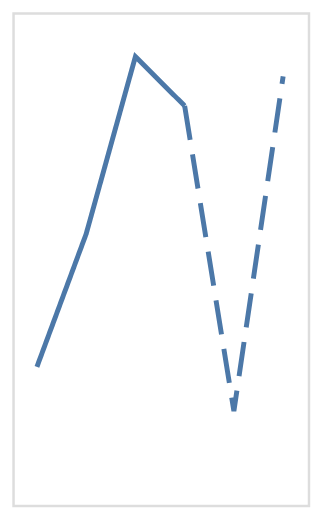

Express this chart as Vega-Lite.
### Vega specification from a JSON file in a GitHub repository (floating-point values rounded to 4 significant figures)
{"$schema": "https://vega.github.io/schema/vega/v5.json", "description": "Line chart with a dashed part created by drawing multiple connecting lines. Note that the data source contains the data point at (E, 81) twice.", "background": "white", "padding": 5, "height": 200, "style": "cell", "data": [{"name": "source_0", "values": [{"a": "A", "b": 28, "predicted": false}, {"a": "B", "b": 55, "predicted": false}, {"a": "D", "b": 91, "predicted": false}, {"a": "E", "b": 81, "predicted": false}, {"a": "E", "b": 81, "predicted": true}, {"a": "G", "b": 19, "predicted": true}, {"a": "H", "b": 87, "predicted": true}]}], "signals": [{"name": "x_step", "value": 20}, {"name": "width", "update": "bandspace(domain('x').length, 1, 0.5) * x_step"}], "marks": [{"name": "pathgroup", "type": "group", "from": {"facet": {"name": "faceted_path_main", "data": "source_0", "groupby": ["predicted"]}}, "encode": {"update": {"width": {"field": {"group": "width"}}, "height": {"field": {"group": "height"}}}}, "marks": [{"name": "marks", "type": "line", "style": ["line"], "sort": {"field": "datum[\"a\"]"}, "from": {"data": "faceted_path_main"}, "encode": {"update": {"stroke": {"value": "#4c78a8"}, "strokeDash": {"scale": "strokeDash", "field": "predicted"}, "description": {"signal": "\"a: \" + (isValid(datum[\"a\"]) ? datum[\"a\"] : \"\"+datum[\"a\"]) + \"; b: \" + (format(datum[\"b\"], \"\")) + \"; predicted: \" + (isValid(datum[\"predicted\"]) ? datum[\"predicted\"] : \"\"+datum[\"predicted\"])"}, "x": {"scale": "x", "field": "a"}, "y": {"scale": "y", "field": "b"}, "defined": {"signal": "isValid(datum[\"b\"]) && isFinite(+datum[\"b\"])"}}}}]}], "scales": [{"name": "x", "type": "point", "domain": {"data": "source_0", "field": "a", "sort": true}, "range": {"step": {"signal": "x_step"}}, "padding": 0.5}, {"name": "y", "type": "linear", "domain": {"data": "source_0", "field": "b"}, "range": [{"signal": "height"}, 0], "nice": true, "zero": true}, {"name": "strokeDash", "type": "ordinal", "domain": {"data": "source_0", "field": "predicted", "sort": true}, "range": [[1, 0], [14, 6], [2, 1], [1, 1], [1, 2, 4, 2]]}]}
